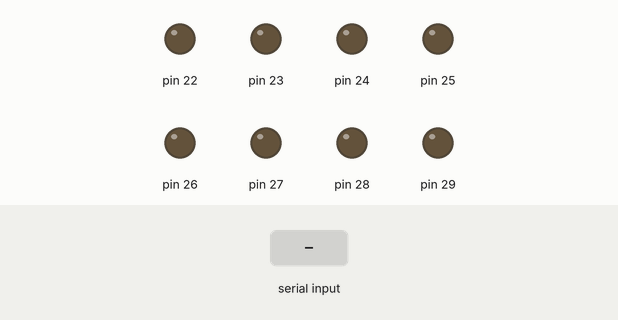
Simulated run of this sketch. Board: Arduino Mega 2560, built with avr-gcc and run on an emulated ATmega2560. On the bench: output pins drawn as LEDs (lit = HIGH). The test bench sets the inputs (shaded band).

Above: at 1.2 s.
1.3 s: "1" received over the second serial link
At 2.0 s:
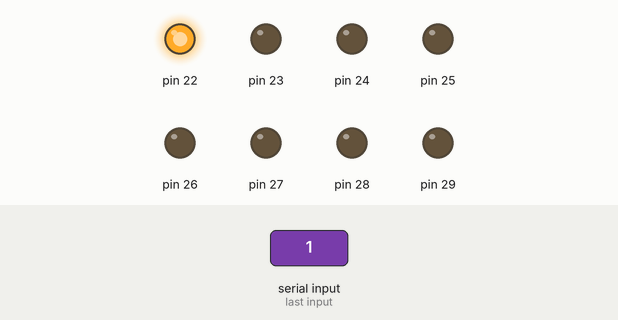
2.8 s: "1" received over the second serial link
At 3.1 s:
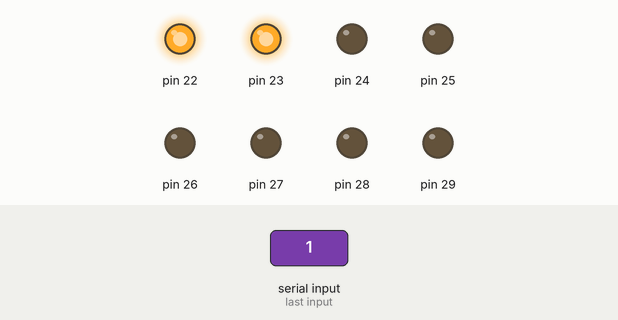
Timing chart, 0 to 5.8 s (numbered marks = the images above; inputs shaded):
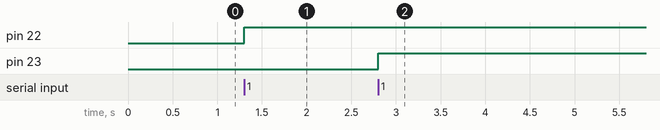

Measured:
- after the input at 1.3 s, pin 22: LOW → HIGH at once
- after the input at 2.8 s, pin 23: LOW → HIGH at once

The sketch:

PLC-01.ino
```cpp
////////////////////ＳＲ－０１　Ｖ1.０////////////////////
//FOR FA-DUINO-24RA


////////////////////ライブラリ読込////////////////////

////////////////////変数と定義の設定////////////////////
/////GPIO関連
int in[100]; //入力ポート
int inStart = 30; //入力ポートの開始番号
int inNumber = 16; //入力ポートの数
int out[100]; //出力ポート
int outStart = 22; //出力ポートの開始番号
int outNumber = 8; //出力ポートの数

int i; //for用
int l; //for用

/////通信関連
byte ReadCHR = 0; //シリアル通信の文字列受信用変数
int pos = 1; //出力ポートの現在値
int iVal = 0; //入出力ポート値読み取り用


////////////////////電源投入時処理////////////////////
void setup()
{
  /////GPIOの設定
  l = inStart;
  for(i = 1; i<= inNumber; i++){
    in[i] = l;
    pinMode(in[i], INPUT);
    l++;
  }

  l = outStart;
  for(i = 1; i<= outNumber; i++){
    out[i] = l;
    pinMode(out[i], OUTPUT);
    l++;
  }

  /////通信関連
  Serial2.begin(115200);

}


////////////////////メイン処理////////////////////
void loop()
{
      //RS232C経由で命令を取得
      if(Serial2.available()){
        ReadCHR = Serial2.read();
        switch(ReadCHR){
          case 73: //I
            for(i = 1; i <= inNumber; i++){
              iVal = digitalRead(in[i]);
              if(iVal == 0){
                Serial2.write("0");
              }
              else{
                Serial2.write("1");
              }
            }
            Serial2.write("E");
            break;

          case 79: //O
            for(i = 1; i <= outNumber; i++){
              iVal = digitalRead(out[i]);
              if(iVal == 0){
                Serial2.write("0");
              }
              else{
                Serial2.write("1");
              }
            }
            Serial2.write("E");
            break;

          case 48: //0
            digitalWrite(out[pos], LOW);
            pos = pos + 1;
            if(pos > outNumber){
              Serial2.write("E");
              pos = 1;
            }
            break;

          case 49: //1
            digitalWrite(out[pos], HIGH);
            pos = pos + 1;
            if(pos > outNumber){
              Serial2.write("E");
              pos = 1;
            }
            break;
        }
      }

}
```
